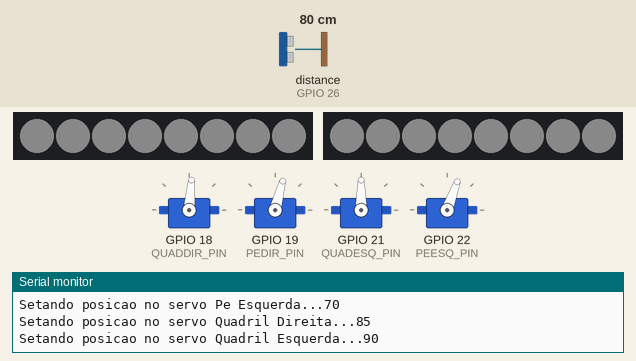
The sketch below on a simulated ESP32. On the bench: 2 × 8 RGB LEDs in strip order, left to right, 4 × servo, the last lines printed to the serial monitor. Wiring (inferred from the names in the program): ultrasonic range finder: trigger GPIO 27; echo GPIO 26. Inputs (shaded band) come from the test bench; at power-on: distance to the obstacle (sensor on GPIO 26) 80 cm. The echo pulse lasts 58.3 µs per cm; dim RGB values are drawn brighter than linear.

Above: at 1.6 s.
1.7 s: distance to the obstacle (sensor on GPIO 26) set to 17 cm
3.2 s: distance to the obstacle (sensor on GPIO 26) set to 14 cm
At 3.59 s:
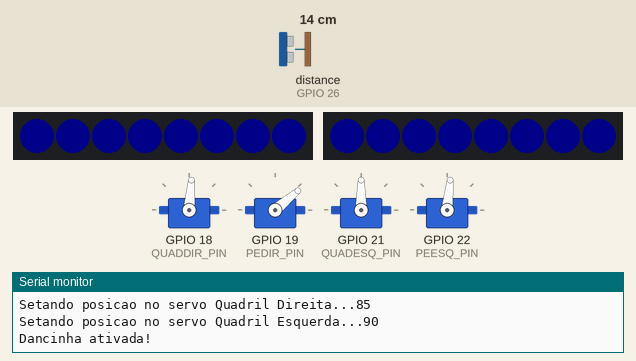
At 4.72 s:
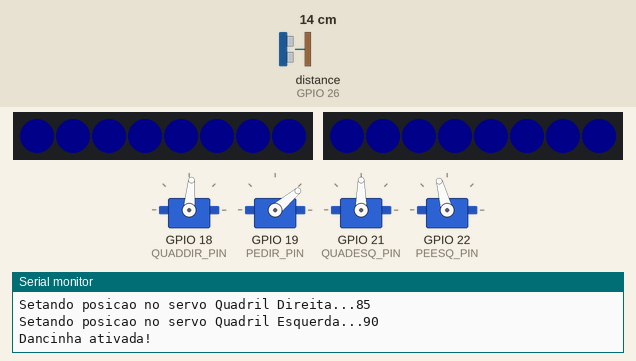
5.4 s: distance to the obstacle (sensor on GPIO 26) set to 250 cm
7.7 s: distance to the obstacle (sensor on GPIO 26) set to 2 cm
At 7.94 s:
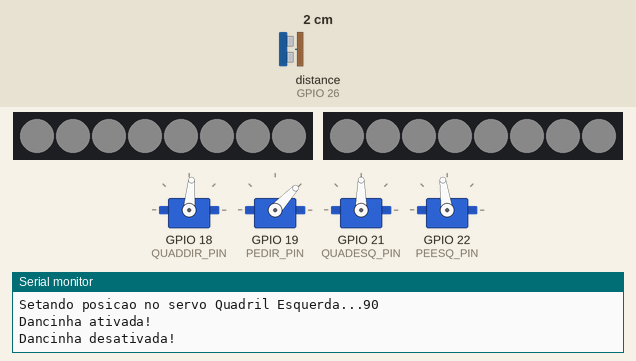
Timing chart, 0 to 10.5 s (numbered marks = the images above; inputs shaded):
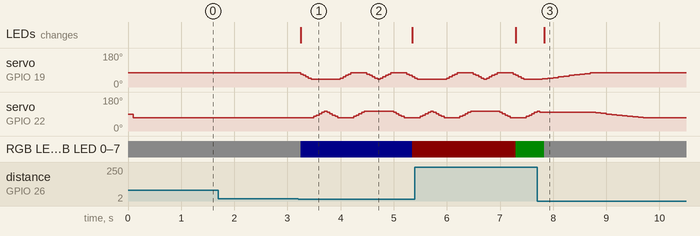

The sketch:

sirigueijo_v2.ino
```cpp
/*
Código do Sirigueijo sem dependências de ROS, para usar só com ESP
Quando ligado, fica parado com os olhos acesos na cor branca
Ao passar a mão na frente do ultrassônico, faz uma dancinha e pisca os olhos colorido
*/

#include <Adafruit_NeoPixel.h>
#include <ESP32Servo.h>
#include "freertos/FreeRTOS.h"
#include "freertos/task.h"

// PINOS
// Módulo LED
#define PIN_WS2812BONE  13
#define PIN_WS2812BTWO  14
#define NUM_PIXELS      8          //The number of LEDs (pixels) on WS2812B LED strip

// Ultrassonico
#define echoPin         26
#define trigPin         27

// SERVOS
// Pinos
#define QUADDIR_PIN     18
#define PEDIR_PIN       19
#define QUADESQ_PIN     21
#define PEESQ_PIN       22

// Indices no vetor de servo
#define QUADDIR     0
#define PEDIR       1
#define QUADESQ     2
#define PEESQ       3

// VARIAVEIS
// MODULO LED

Adafruit_NeoPixel ws2812bONE(NUM_PIXELS, PIN_WS2812BONE, NEO_GRB + NEO_KHZ800);
Adafruit_NeoPixel ws2812bTWO(NUM_PIXELS, PIN_WS2812BTWO, NEO_GRB + NEO_KHZ800);

// CONSTANTES GERAIS
#define SOUND_SPEED 0.034
#define BAUD_RATE 115200

// VARIAVEIS PARA REGULAR OS SERVOS
Servo servo[4];

// ANGULOS DE ESPERA DOS SERVOMOTORES
// Posicao padrao para os pes
#define pos_padrao_esquerdo 70
#define pos_padrao_direito  75
#define pos_wait_quadrildireito 85
#define pos_wait_quadrilesquerdo 90

// CORES
#define AZUL 0
#define VERMELHO 1
#define VERDE 2
#define BRANCO 3

// distancias para acionar a dancinha pelo ultrassônico
#define DISTANCIA_ACIONAMENTO_CM 15
#define DISTANCIA_LIBERACAO_CM   25

// ESTADOS A SEREM ATUALIZADOS:

int pos_cur_pedir;
int pos_cur_quaddir;
int pos_cur_peesq;
int pos_cur_quadesq;

int indiceCorDancinha = 0;
volatile bool modoDancinhaAtivo = false;

void setup() {
  Serial.begin(BAUD_RATE);

  // Inicializa componentes
  ws2812bONE.begin();
  ws2812bTWO.begin();

  ws2812bONE.setBrightness(10);
  ws2812bTWO.setBrightness(10);

  setCor(BRANCO);

  pinMode(trigPin, OUTPUT);
  pinMode(echoPin, INPUT);

  servo[QUADDIR].attach(QUADDIR_PIN);
  servo[PEDIR].attach(PEDIR_PIN);
  servo[QUADESQ].attach(QUADESQ_PIN);
  servo[PEESQ].attach(PEESQ_PIN);

  setPosicaoPadrao();

  // Inicializa as tasks para utilizar o DualCore
  xTaskCreatePinnedToCore(Task1code, "Task1", 8192, NULL, 2, NULL, 0);
  xTaskCreatePinnedToCore(Task2code, "Task2", 8192, NULL, 2, NULL, 1);

}

// nao faz nada
void loop(){
    vTaskDelay(pdMS_TO_TICKS(1000));
}

// Task1code: controla o ultrassônico
void Task1code(void *pvParameters){
    // Indica se o sensor está preparado para detectar uma mão
    bool sensorArmado = false;
    // Quantidade de leituras consecutivas indicando que o sensor
    // está livre para detectar uma nova passagem
    int leiturasLivres = 0;
    while (true) {
        float distancia = detectaDistanciaV2();
        // Verifica se não há nenhum objeto próximo
        if (distancia > DISTANCIA_LIBERACAO_CM) {
            if (leiturasLivres < 3) {
                leiturasLivres++;
            }
            // Rearma o sensor após três leituras livres
            if (leiturasLivres >= 3) {
                sensorArmado = true;
            }
        }
        else {
            leiturasLivres = 0;
            // Detectou uma mão e o sensor estava preparado
            if (distancia <= DISTANCIA_ACIONAMENTO_CM && sensorArmado) {
                // Alterna o estado da dancinha
                modoDancinhaAtivo = !modoDancinhaAtivo;
                // Impede novas ativações enquanto a mão permanecer próxima
                sensorArmado = false;
                if (modoDancinhaAtivo) {
                    Serial.println("Dancinha ativada!");
                }
                else {
                    Serial.println("Dancinha desativada!");
                }
            }
        }
        // Aguarda antes de realizar uma nova leitura
        vTaskDelay(pdMS_TO_TICKS(60));
    }
}

//Task2code: controla a dancinha e led dos olhos
void Task2code( void * pvParameters ){
    bool precisaRetornar = false;
    while (true) {
        // Verifica se a dancinha está ativada
        if (modoDancinhaAtivo) {
            precisaRetornar = true;
            // Atualiza a cor dos olhos antes do movimento
            setCor(indiceCorDancinha);
            // Alterna entre AZUL, VERMELHO e VERDE
            indiceCorDancinha = (indiceCorDancinha + 1) % 3;
            // Executa um ciclo da dancinha
            UmSwingInterrompivelDancinha();
        }
        else {
            // Se a dancinha acabou de ser desativada
            if (precisaRetornar) {
                // Os olhos ficam brancos imediatamente
                setCor(BRANCO);
                // Retorna os servos à posição padrão
                retornaPosicaoPadrao();
                precisaRetornar = false;
            }
            // Aguarda antes de verificar novamente
            vTaskDelay(pdMS_TO_TICKS(20));
        }
    }
}

// --------------------------------------------------- ################# FUNCOES DO SERVOMOTOR: #################### ----------------------------------------------------------------
// Coloca os servos nas posicoes padroes
void setPosicaoPadrao(){
  int tempo = 100;
  pos_cur_pedir = pos_padrao_direito;
  pos_cur_quaddir = pos_wait_quadrildireito;
  pos_cur_peesq = pos_padrao_esquerdo;
  pos_cur_quadesq = pos_wait_quadrilesquerdo;

  Serial.print("Setando posicao no servo Pe Direita...");
  Serial.println(pos_padrao_direito);

  servo[PEDIR].write(pos_padrao_direito);
  vTaskDelay(pdMS_TO_TICKS(tempo));

  Serial.print("Setando posicao no servo Pe Esquerda...");
  Serial.println(pos_padrao_esquerdo);

  servo[PEESQ].write(pos_padrao_esquerdo);
  vTaskDelay(pdMS_TO_TICKS(tempo));

  Serial.print("Setando posicao no servo Quadril Direita...");
  Serial.println(pos_wait_quadrildireito);

  servo[QUADDIR].write(pos_wait_quadrildireito);
  vTaskDelay(pdMS_TO_TICKS(tempo));

  Serial.print("Setando posicao no servo Quadril Esquerda...");
  Serial.println(pos_wait_quadrilesquerdo);

  servo[QUADESQ].write(pos_wait_quadrilesquerdo);
  vTaskDelay(pdMS_TO_TICKS(tempo));

}

// Executar essa funcao toda vez que uma animacao terminar, para retornar os quadris a sua posicao neutra
// APENAS DEVE SER EXECUTADO DAS FUNCOES JA TEREM SIDO ATUALIZADAS
void retornaPosicaoPadrao() {
  int qtde_iteracoes = 10;
  int intervalo = 100;
  moveUmServoSuavementeV2(QUADDIR,&pos_cur_quaddir,pos_wait_quadrildireito,qtde_iteracoes,intervalo);
  moveUmServoSuavementeV2(QUADESQ,&pos_cur_quadesq,pos_wait_quadrilesquerdo,qtde_iteracoes,intervalo);
  moveUmServoSuavementeV2(PEDIR,&pos_cur_pedir,pos_padrao_direito,qtde_iteracoes,intervalo);
  moveUmServoSuavementeV2(PEESQ,&pos_cur_peesq,pos_padrao_esquerdo,qtde_iteracoes,intervalo);
}

// UmSwing(), porem pode ser interrompido no meio da dancinha se a dancinha for desativada
void UmSwingInterrompivelDancinha() {
  /* Valores ja definidos */
  int intervalo = 50;          /* Intervalo de tempo entre os passos */
  int qtde_iteracoes = 5;
  int pos_max_pedir = 40;
  int pos_max_peesq = 105;

  // ----------------------------- PRIMEIRA PARTE: Movimento comeca pela parte direita
  /* Movimento ascendente do pe direito */
  moveUmServoSuavementeInterrompivelDancinha(PEDIR,&pos_cur_pedir,pos_max_pedir,qtde_iteracoes,intervalo);
  if (!modoDancinhaAtivo) return;

  /* Movimento ascendente do pe esquerdo */
  moveUmServoSuavementeInterrompivelDancinha(PEESQ,&pos_cur_peesq,pos_max_peesq,qtde_iteracoes,intervalo);
  if (!modoDancinhaAtivo) return;

  /* Movimento descendente do pe esquerdo */
  moveUmServoSuavementeInterrompivelDancinha(PEESQ,&pos_cur_peesq,pos_padrao_esquerdo,qtde_iteracoes,intervalo);
  if (!modoDancinhaAtivo) return;

  /* Movimento descendente do pe direito */
  moveUmServoSuavementeInterrompivelDancinha(PEDIR,&pos_cur_pedir,pos_padrao_direito,qtde_iteracoes,intervalo);
  if (!modoDancinhaAtivo) return;

  // ------------------------------ SEGUNDA PARTE: Movimento comeca pela parte esquerda
  /* Movimento ascendente do pe esquerdo */
  moveUmServoSuavementeInterrompivelDancinha(PEESQ,&pos_cur_peesq,pos_max_peesq,qtde_iteracoes,intervalo);
  if (!modoDancinhaAtivo) return;

  /* Movimento ascendente do pe direito */
  moveUmServoSuavementeInterrompivelDancinha(PEDIR,&pos_cur_pedir,pos_max_pedir,qtde_iteracoes,intervalo);
  if (!modoDancinhaAtivo) return;

  /* Movimento descendente do pe direito */
  moveUmServoSuavementeInterrompivelDancinha(PEDIR,&pos_cur_pedir,pos_padrao_direito,qtde_iteracoes,intervalo);
  if (!modoDancinhaAtivo) return;

  /* Movimento descendente do pe esquerdo */
  moveUmServoSuavementeInterrompivelDancinha(PEESQ,&pos_cur_peesq,pos_padrao_esquerdo,qtde_iteracoes,intervalo);
  if (!modoDancinhaAtivo) return;
}

/* ------------------------------- ####################### FUNCOES MODULARES PARA MEXER OS SERVOS ##################### --------------------------------------- */

// Move o servo suavemente de uma posicao para outra.
void moveUmServoSuavementeV2(int s, int *pos_inicial, int pos_final, int qtde_iteracoes, int intervalo) {
    if (qtde_iteracoes <= 0) {
        servo[s].write(pos_final);
        *pos_inicial = pos_final;
        return;
    }
    int pos_inicio = *pos_inicial;
    // Não perde tempo caso o servo já esteja na posição desejada
    if (pos_inicio == pos_final) {
        return;
    }
    for (int i = 1; i <= qtde_iteracoes; i++) {
        // Calcula a posição intermediária
        int posicao = pos_inicio +
            ((pos_final - pos_inicio) * i) / qtde_iteracoes;
        servo[s].write(posicao);
        // Atualiza a última posição comandada
        *pos_inicial = posicao;
        vTaskDelay(pdMS_TO_TICKS(intervalo));
    }
}

// Move o servo suavemente de uma posicao para outra. Pode ser interrompido no meio do modo dancinha.
void moveUmServoSuavementeInterrompivelDancinha(int s, int *pos_inicial, int pos_final, int qtde_iteracoes, int intervalo) {
    if (qtde_iteracoes <= 0) {
        return;
    }
    int pos_inicio = *pos_inicial;
    for (int i = 1; i <= qtde_iteracoes; i++) {
        // Verifica se a dancinha continua ativa
        if (!modoDancinhaAtivo) {
            return;
        }
        // Calcula a posição intermediária
        int posicao = pos_inicio + ((pos_final - pos_inicio) * i) / qtde_iteracoes;
        // Envia a posição ao servo
        servo[s].write(posicao);
        // Atualiza a posição realmente comandada
        *pos_inicial = posicao;
        vTaskDelay(pdMS_TO_TICKS(intervalo));
    }
}

// -------------------------------------- ################## FUNCOES DE SENSORES ################### ------------------------------------------

// detecta distancia sem mexer em variavel global e sem usar vTaskDelay
float detectaDistanciaV2() {
    unsigned long duration;
    // Envia o pulso de disparo
    digitalWrite(trigPin, LOW);
    delayMicroseconds(2);

    digitalWrite(trigPin, HIGH);
    delayMicroseconds(10);

    digitalWrite(trigPin, LOW);

    duration = pulseIn(echoPin, HIGH, 30000UL); // Timeout de 30 ms

    // Nenhum eco recebido
    if (duration == 0) {
        return -1.0;
    }

    // Calcula a distância em centímetros
    float distancia = duration * SOUND_SPEED / 2.0;

    //Serial.print("Distancia detectada no ultrassonico: ");
    //Serial.println(distancia);

    return distancia;
}


// -------------------------------------- ################## FUNCOES DO MODULO LED ################### ------------------------------------------

// Setar uma cor para os Leds (usado para evitar repeticao de codigo)
void setCor(int corLigar) {
  int cores[3];
  switch (corLigar) {
    case VERMELHO:
      cores[0] = 255;
      cores[1] = 0;
      cores[2] = 0;
    break;
    case VERDE:
      cores[0] = 0;
      cores[1] = 255;
      cores[2] = 0;
    break;
    case AZUL:
      cores[0] = 0;
      cores[1] = 0;
      cores[2] = 255;
    break;
    case BRANCO:
      cores[0] = 255;
      cores[1] = 255;
      cores[2] = 255;
    break;
    default:
      cores[0] = 0;
      cores[1] = 0;
      cores[2] = 0;
    break;
  }

  for(int i=0; i<NUM_PIXELS; i++) {
    ws2812bONE.setPixelColor(i, ws2812bONE.Color(cores[0],cores[1],cores[2]));
    ws2812bTWO.setPixelColor(i, ws2812bTWO.Color(cores[0],cores[1],cores[2]));

  }

  ws2812bONE.show();
  ws2812bTWO.show();
}
```

Measured:
- the behaviour switches between 16 and 15 cm on distance to the obstacle (sensor on GPIO 26) (found by bisection; images 0 and 1)
- after the input at 1.7 s, every drawn part: stays the same
- after the input at 7.7 s, the LEDs: change after 0.14 s (image 3)
